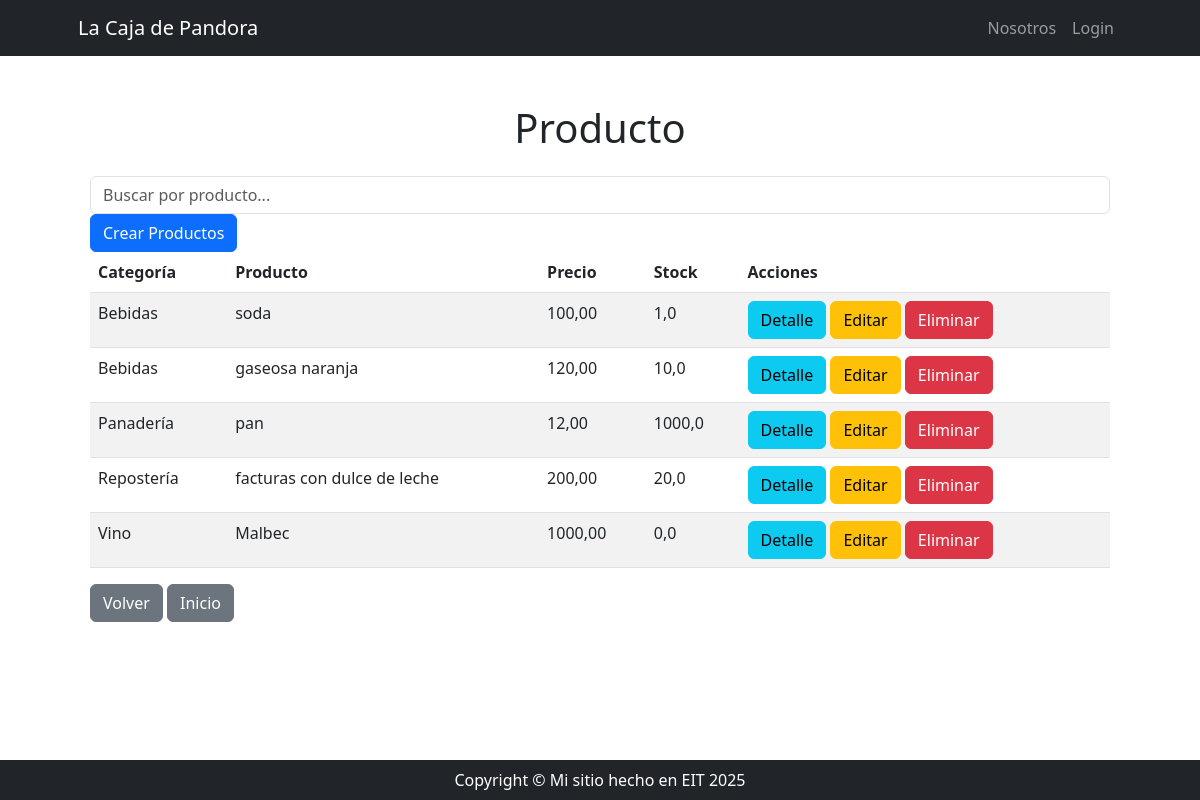
The page /producto/producto/list/ on the database its author committed.
### producto/models.py (models this page shows, shortened)
class Producto(models.Model):
    categoria = models.ForeignKey(
        Categoria, on_delete=models.SET_NULL, null=True, blank=True, verbose_name='categoría'
    )
    nombre = models.CharField(max_length=100, db_index=True)
    descripcion = models.TextField(verbose_name='descripción', null=True, blank=True)
    precio = models.DecimalField(max_digits=10, decimal_places=2)
    stock = models.FloatField()
    class Meta:
        unique_together = ('categoria', 'nombre')
        verbose_name = 'producto'
        verbose_name_plural = 'productos'

class Categoria(models.Model):
    nombre = models.CharField(max_length=100, unique=True)
    descripcion = models.TextField(verbose_name='descripción', null=True, blank=True)
    def __str__(self) -> str:
        return self.nombre
    class Meta:
        ordering = ['nombre']
        verbose_name = 'categoría de productos'
        verbose_name_plural = 'categorías de productos'

### producto/views_models/producto.py (the view)
# urls.py: path('producto/list/', producto.ProductoListView.as_view(), name='producto_list'),
@method_decorator(login_not_required, name='dispatch')
class ProductoListView(ListView):
    model = Producto
    def get_queryset(self):
        busqueda = self.request.GET.get('busqueda')
        if busqueda:
            queryset = Producto.objects.filter(nombre__icontains=busqueda)
        else:
            queryset = Producto.objects.all()
        return queryset

### producto/templates/producto/producto_list.html
{% extends 'core/base.html' %}
{% block content %}
<div class="container mt-5">
    <h1 class="text-center mb-4">Producto</h1>
    <form method="get">
        <input type="text" name="busqueda" placeholder="Buscar por producto..." class="form-control">
    </form>
    <a href="{% url 'producto:producto_create' %}">
        <button class="btn btn-primary">Crear Productos</button>
    </a>
    <div class="row">
        <div class="col-md-12">
            <table class="table table-striped">
                <thead>
                    <tr>
                        <th>Categoría</th>
                        <th>Producto</th>
                        <th>Precio</th>
                        <th>Stock</th>
                        <th>Acciones</th>
                    </tr>
                </thead>
                <tbody>
                    {% for producto in object_list %}
                        <tr>
                            {% if producto.categoria %}
                                <td>{{ producto.categoria }} </td>
                            {% else %}
                                <td></td>
                            {% endif %}
                            <td>{{ producto.nombre }} </td>
                            <td>{{ producto.precio }} </td>
                            <td>{{ producto.stock }} </td>
                            <td>
                                <a href="{% url 'producto:producto_detail' producto.id %}"><button class="btn btn-info">Detalle</button></a>
                                <a href="{% url 'producto:producto_update' producto.id %}"><button class="btn btn-warning">Editar</button></a>
                                <a href="{% url 'producto:producto_delete' producto.id %}"><button class="btn btn-danger">Eliminar</button></a>
                            </td>
                        </tr>
                    {% empty %}
                        <tr>
                            <td colspan="5">No hay datos disponibles</td>
                        </tr>
                    {% endfor %}
                </tbody>
            </table>
        </div>
    </div>
    <a href="{% url 'producto:index' %}"><button class="btn btn-secondary">Volver</button></a>
    <a href="{% url 'core:index' %}"><button class="btn btn-secondary">Inicio</button></a>
</div>
{% endblock %}

### rows shown on the page
Producto: categoria "Bebidas", nombre "soda", precio "100,00", stock "1,0"
Producto: categoria "Bebidas", nombre "gaseosa naranja", precio "120,00", stock "10,0"
Producto: categoria "Panadería", nombre "pan", precio "12,00", stock "1000,0"
Producto: categoria "Repostería", nombre "facturas con dulce de leche", precio "200,00", stock "20,0"
Producto: categoria "Vino", nombre "Malbec", precio "1000,00", stock "0,0"
